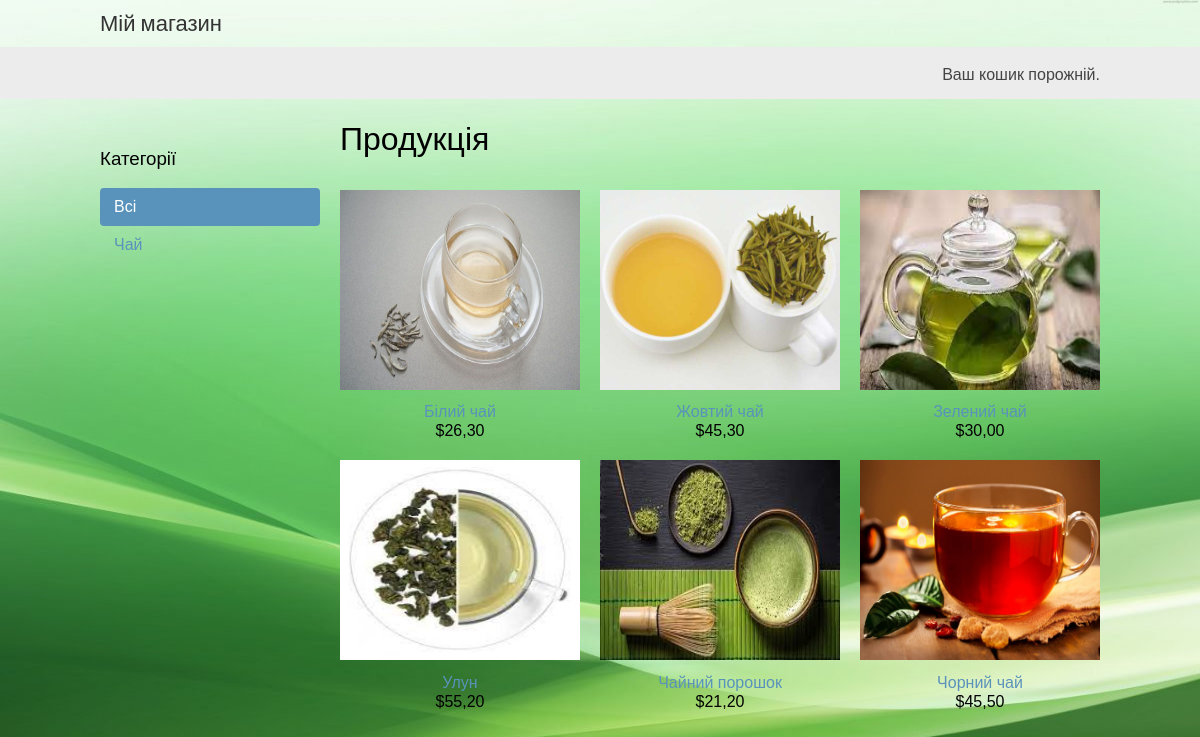
Before: / with the older database file.
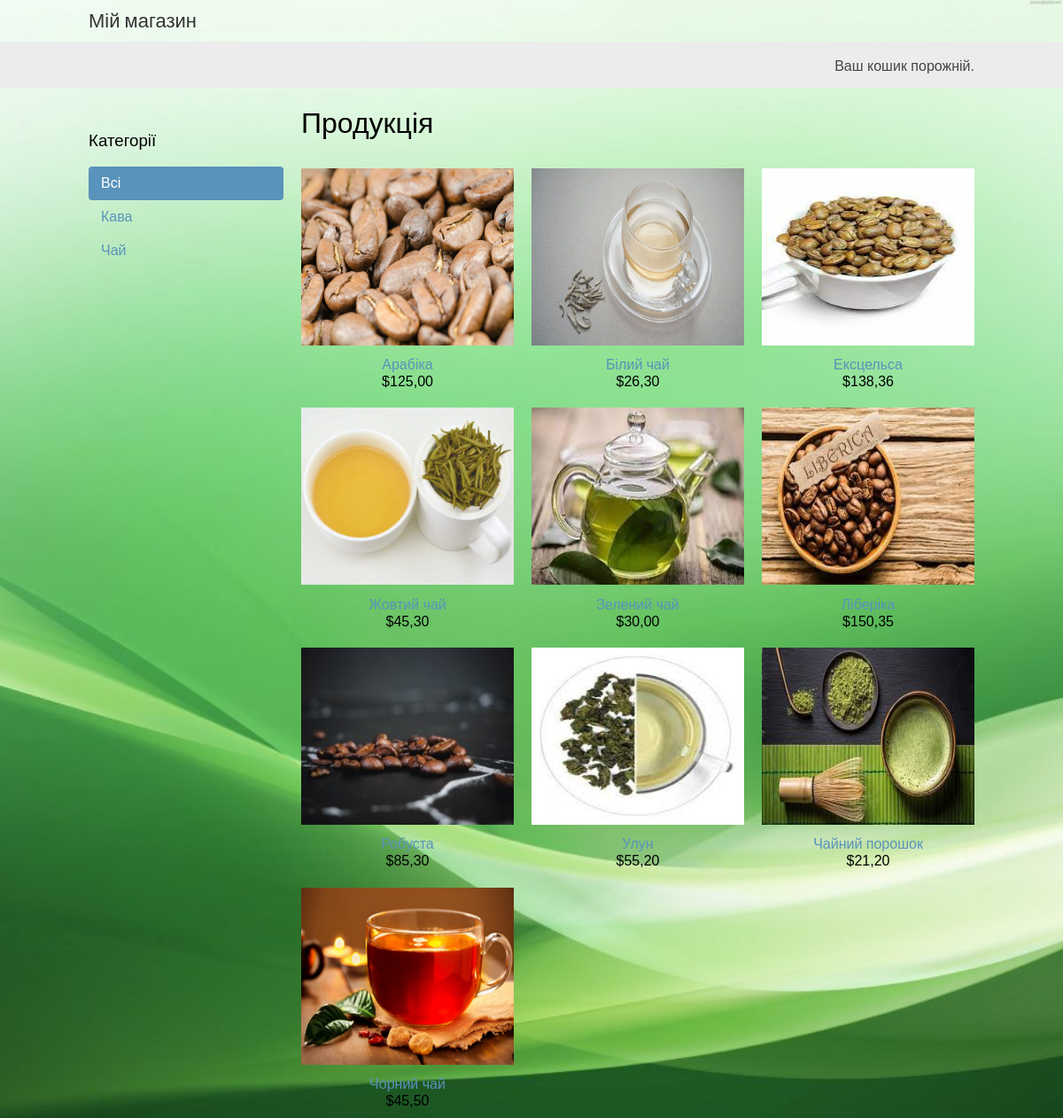
After: the same page with the newer database file.
### shop/models.py (models this page shows, shortened)
class Category(models.Model):
    name = models.CharField(max_length=200)
    slug = models.SlugField(max_length=200, unique=True)
    class Meta:
        ordering = ['name']
        indexes = [
            models.Index(fields=['name']),
                   ]
        verbose_name = 'категорія'
        verbose_name_plural = 'категорії'
    def get_absolute_url(self):
        return reverse('shop:product_list_by_category', args=[self.slug])

class Product(models.Model):
    category = models.ForeignKey(Category, related_name='products', on_delete=models.CASCADE)
    name = models.CharField(max_length=200)
    slug = models.CharField(max_length=200)
    image = models.ImageField(upload_to='products/%Y/%m/%d', blank=True)
    description = models.TextField(blank=True)
    price = models.DecimalField(max_digits=10, decimal_places=2)
    available = models.BooleanField(default=True)
    created = models.DateTimeField(auto_now_add=True)
    updated = models.DateTimeField(auto_now=True)
    class Meta:
        ordering = ['name']
        indexes = [
            models.Index(fields=['id', 'slug']),
            models.Index(fields=['name']),
            models.Index(fields=['-created']),
        ]
        verbose_name = 'продукт'
        verbose_name_plural = 'продукти'
    def get_absolute_url(self):
        return reverse('shop:product_detail', args=[self.id, self.slug])

### shop/views.py (the view)
# urls.py: path('', views.product_list, name='product_list'),
def product_list(request, category_slug=None):
    category = None
    categories = Category.objects.all()
    products = Product.objects.filter(available=True)
    if category_slug:
        category = get_object_or_404(Category, slug=category_slug)
        products = products.filter(category=category)
    return render(request, 'shop/product/list.html', {'category': category, 'categories': categories, 'products': products})

### cart/cart.py (called while the page is built)
    def __len__(self):
        return sum(item['quantity'] for item in self.cart.values())

### cart/context_processors.py (called while the page is built)
def cart(request):
    return {'cart': Cart(request)}

### shop/templates/shop/product/list.html (shortened to what this page needs)
{% extends "shop/base.html" %}
{% load static %}
{% block content %}
  <div id="sidebar">
    <h3>Категорії</h3>
    <ul>
      <li {% if not category %}class="selected"{% endif %}>
        <a href="{% url 'shop:product_list' %}">Всі</a>
      </li>
      {% for c in categories %}
        <li {% if category.slug == c.slug %}class="selected"{% endif %}>
          <a href="{{ c.get_absolute_url }}">{{ c.name }}</a>
        </li>
      {% endfor %}
    </ul>
  </div>
  <div id="main" class="product-list">
    <h1>{% if category %}{{ category.name }}{% else %}Продукція{% endif %}</h1>
    {% for product in products %}
      <div class="item">
        <a href="{{ product.get_absolute_url }}">
          <img src="{% if product.image %}{{ product.image.url }}{% else %}{% static 'img/no_image.png' %}{% endif %}" width="150" height="200">
        </a>
        <a href="{{ product.get_absolute_url }}">{{ product.name }}</a>
        <br>
        ${{ product.price }}
      </div>
    {% endfor %}
  </div>
{% endblock %}

Changed rows visible on the page:
added Category: name "Кава"
added Product: image (picture), name "Арабіка", price "125,00"
added Product: image (picture), name "Ексцельса", price "138,36"
added Product: image (picture), name "Ліберіка", price "150,35"
added Product: image (picture), name "Робуста", price "85,30"
